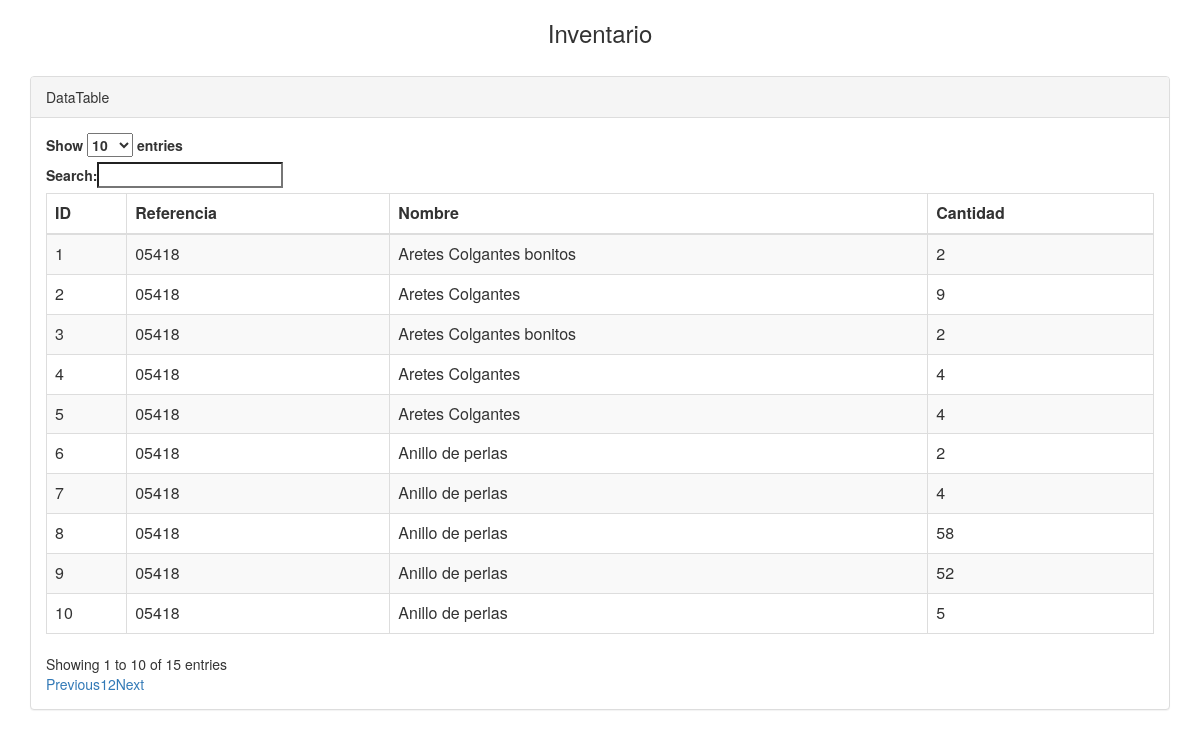
/consultainventario, run on the app's committed database.
### tables this page shows
CREATE TABLE accesorio (id INTEGER PRIMARY KEY AUTOINCREMENT, referencia VARCHAR NOT NULL, nombre VARCHAR NOT NULL, cantidad INTEGER NOT NULL, imagen VARCHAR NOT NULL, estado VARCHAR, tipo_accesorio VARCHAR NOT NULL);

### app.py (the view)
@app.route('/consultainventario',methods=('GET', 'POST'))
def consulta():
    db = get_db()
    inventario = db.execute('SELECT * FROM accesorio').fetchall()
    return render_template('datatable.html', inventario=inventario)

### db.py (called while the page is built)
def get_db():
    try:
        if 'db' not in g:
            g.db = sqlite3.connect('Handmade.db')
        return g.db
    except Error:
        print(Error)

### templates/datatable.html (shortened to what this page needs)
<html>
  <head>
        <link rel="stylesheet" href="https://maxcdn.bootstrapcdn.com/bootstrap/3.3.6/css/bootstrap.min.css" />
        <link rel="stylesheet" href="https://cdn.datatables.net/1.10.12/css/dataTables.bootstrap.min.css" />
        <link href="https://cdnjs.cloudflare.com/ajax/libs/x-editable/1.5.1/bootstrap3-editable/css/bootstrap-editable.css" rel="stylesheet">
    </head>
    <body>
        <div class="container">
            <h3 align="center">Inventario</h3>
            <br />
            <div class="panel panel-default">
                <div class="panel-heading">DataTable</div>
                <div class="panel-body">
                    <div class="table-responsive">
                        <table id="sample_data" class="table table-bordered table-striped">
                            <thead>
                                <tr>
                                    <th>ID</th>
                                    <th>Referencia</th>
                                    <th>Nombre</th>
                                    <th>Cantidad</th>
                                </tr>
                            </thead>
                            <tbody>
                               {% for row in inventario %}
                                <tr>
                                    <td data-pk="{{row[0]}}">{{row[0]}}</td>
                                    <td data-name="referencia" class="name" data-type="text" data-pk="{{row[0]}}">{{row[1]}}</td>
                                    <td data-name="nombre" class="email" data-type="text" data-pk="{{row[0]}}">{{row[2]}}</td>
                                    <td data-name="cantidad" class="phone" data-type="text" data-pk="{{row[0]}}">{{row[3]}}</td>
                                </tr>
                                {% endfor %}
                            </tbody>
                        </table>
                    </div>
                </div>
            </div>
        </div>
        <br />
        <br />
    </body>
</html>

### data on the page
accesorio: id "1", referencia "05418", nombre "Aretes Colgantes bonitos", cantidad "2"
accesorio: id "2", referencia "05418", nombre "Aretes Colgantes", cantidad "9"
accesorio: id "3", referencia "05418", nombre "Aretes Colgantes bonitos", cantidad "2"
accesorio: id "4", referencia "05418", nombre "Aretes Colgantes", cantidad "4"
accesorio: id "5", referencia "05418", nombre "Aretes Colgantes", cantidad "4"
accesorio: id "6", referencia "05418", nombre "Anillo de perlas", cantidad "2"
accesorio: id "7", referencia "05418", nombre "Anillo de perlas", cantidad "4"
accesorio: id "8", referencia "05418", nombre "Anillo de perlas", cantidad "58"
accesorio: id "9", referencia "05418", nombre "Anillo de perlas", cantidad "52"
accesorio: id "10", referencia "05418", nombre "Anillo de perlas", cantidad "5"
